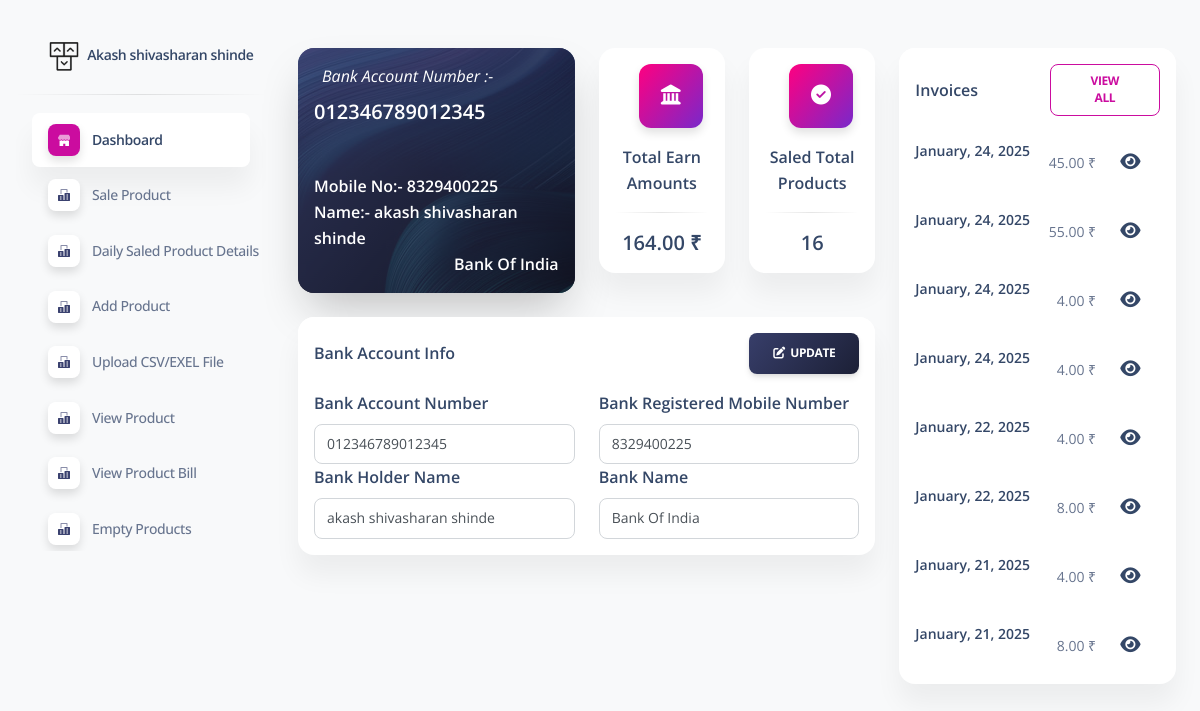
Page /admin-dashboard/pages/billing.php (signed in) on the committed database.
### tables this page shows
CREATE TABLE `personal_info` (
  `id` int(11) NOT NULL,
  `product_seller_email_id` varchar(200) NOT NULL,
  `account_no` varchar(200) NOT NULL,
  `account_holder_name` varchar(200) NOT NULL,
  `bank_name` varchar(200) NOT NULL,
  `mobile_no` varchar(200) NOT NULL,
  `info_added_at` timestamp NOT NULL DEFAULT current_timestamp(),
  `info_updated_at` timestamp NULL DEFAULT NULL ON UPDATE current_timestamp()
);

CREATE TABLE `product_sales` (
  `id` int(11) NOT NULL,
  `product_id` varchar(255) NOT NULL,
  `product_bill_no` varchar(200) NOT NULL,
  `bar_code_no` varchar(255) NOT NULL,
  `artical_no` varchar(255) NOT NULL,
  `brand_name` varchar(255) NOT NULL,
  `category` varchar(200) NOT NULL,
  `male_category` varchar(255) DEFAULT NULL,
  `female_category` varchar(255) DEFAULT NULL,
  `child_male_category` varchar(255) DEFAULT NULL,
  `child_female_category` varchar(255) DEFAULT NULL,
  `other_category` varchar(255) DEFAULT NULL,
  `product_color` varchar(255) NOT NULL,
  `product_size` varchar(255) NOT NULL,
  `quantity` int(11) NOT NULL,
  `aval_quantity` varchar(255) NOT NULL,
  `original_price` int(200) NOT NULL,
  `discount` int(200) NOT NULL,
  `sell_price` decimal(10,2) NOT NULL,
  `created_at` timestamp NOT NULL DEFAULT current_timestamp()
);

### admin-dashboard/pages/billing.php (the view, shortened to what this page needs)
<?php
require '../../conf/db.php';
$email_id = $_SESSION['admin'];
$admin_query = "SELECT full_name, email_id FROM admin WHERE email_id = ?";
$stmt = $conn->prepare($admin_query);
$stmt->bindParam(1, $email_id, PDO::PARAM_INT);
$stmt->execute();
$admin_details = $stmt->fetch(PDO::FETCH_OBJ);
if ($admin_details) {
    $full_name = $admin_details->full_name;
    $email_id = $admin_details->email_id;
} else {
    echo "Admin details not found.";
    exit();
}
$sql = "SELECT * FROM personal_info WHERE product_seller_email_id = :email_id";
$stmt = $conn->prepare($sql);
$stmt->bindParam(':email_id', $email_id, PDO::PARAM_STR);
$stmt->execute();
$shoes_data = $stmt->fetchAll(PDO::FETCH_ASSOC);
$account_no = '';
$mobile_no = '';
$account_holder_name = '';
$bank_name = '';
if (!empty($shoes_data)) {
    $shoe = $shoes_data[0];
    $account_no = $shoe['account_no'];
    $mobile_no = $shoe['mobile_no'];
    $account_holder_name = $shoe['account_holder_name'];
    $bank_name = $shoe['bank_name'];
} else {
    $message = "No shoes found.";
}
$no_shoes_found = empty($shoes_data);
?>
<!DOCTYPE html>
<html lang="en">
<head>
  <link href="../assets/css/nucleo-icons.css" rel="stylesheet" />
  <link href="../assets/css/nucleo-svg.css" rel="stylesheet" />
  <link href="../assets/css/nucleo-svg.css" rel="stylesheet" />
  <link id="pagestyle" href="../assets/css/soft-ui-dashboard.css?v=1.0.7" rel="stylesheet" />
</head>
<body class="g-sidenav-show  bg-gray-100">
      <?php include '../config/sidebar.php'; ?>
  <main class="main-content position-relative max-height-vh-100 h-100 border-radius-lg ">
      <?php include '../config/nav.php'; ?>
    <div class="container-fluid py-4">
      <div class="row">
        <div class="col-lg-8">
          <div class="row">
            <div class="col-xl-6 mb-xl-0 mb-4">
              <div class="card bg-transparent shadow-xl">
                <div class="overflow-hidden position-relative border-radius-xl" style="background-image: url('../assets/img/curved-images/curved14.jpg');">
                  <span class="mask bg-gradient-dark"></span>
                  <div class="card-body position-relative z-index-1 p-3">
                    <i class="text-white p-2">Bank Account Number :-</i>
                    <h5 class="text-white mt-2 mb-5 pb-0">
                      <?php echo $account_no; ?>
                    </h5>
                    <div class="d-flex">
                      <div class="me-4">
                        <h6  class="text-white mb-0">
                          Mobile No:- <?php echo $mobile_no; ?>
                        </h6>
                      </div>
                    </div>
                    <div class="d-flex">
                      <div class="me-4">
                        <h6  class="text-white mb-0">
                          Name:- <?php echo $account_holder_name; ?>
                        </h6>
                      </div>
                    </div>
                    <div class="ms-auto w-100 d-flex align-items-end justify-content-end">
                      <h6  class="text-white mb-0">
                        <?php echo $bank_name; ?>
                      </h6>
                    </div>
                  </div>
                </div>
              </div>
            </div>
            <div class="col-xl-6">
              <div class="row">
                <div class="col-md-6">
                  <div class="card">
                    <div class="card-header mx-4 p-3 text-center">
                      <div class="icon icon-shape icon-lg bg-gradient-primary shadow text-center border-radius-lg">
                        <i class="fas fa-landmark opacity-10"></i>
                      </div>
                    </div>
                    <div class="card-body pt-0 p-3 text-center">
                      <h6 class="text-center mb-0">Total Earn Amounts</h6>
                      <hr class="horizontal dark my-3">
                      <?php
                        $sql = "SELECT *, SUM(sell_price) as total_prices FROM product_sales";
                        $stmt = $conn->prepare($sql);
                        $stmt->execute();
                        $credit_card_data = $stmt->fetchAll(PDO::FETCH_ASSOC);
                        if (!empty($credit_card_data)) {
                          foreach ($credit_card_data as $credit_card) {
                      ?>
                      <h5 class="mb-0"><?php echo htmlspecialchars($credit_card['total_prices']); ?>&nbsp;₹</h5>
                      <?php
                          }
                        }
                      ?>
                    </div>
                  </div>
                </div>
                <div class="col-md-6 mt-md-0 mt-4">
                  <div class="card">
                    <div class="card-header mx-4 p-3 text-center">
                      <div class="icon icon-shape icon-lg bg-gradient-primary shadow text-center border-radius-lg">
                        <i class="fas fa-check-circle opacity-10"></i>
                      </div>
                    </div>
                    <div class="card-body pt-0 p-3 text-center">
                      <h6 class="text-center mb-0">Saled Total Products</h6>
                      <hr class="horizontal dark my-3">
                      <?php
                        $sql = "SELECT * FROM product_sales";
                        $stmt = $conn->prepare($sql);
                        $stmt->execute();
                        $credit_card_data = $stmt->fetchAll(PDO::FETCH_ASSOC);
                        $total_count = count($credit_card_data);
                      ?>
                      <h5 class="mb-0">
                        <?php echo $total_count; ?>
                      </h5>
                    </div>
                  </div>
                </div>
              </div>
            </div>
            <div class="col-md-12 mb-lg-0 mb-4">
              <div class="card mt-4">
                <form class="multisteps-form__form" method="POST" action="" enctype="multipart/form-data">
                  <div class="card-header pb-0 p-3">
                    <div class="row">
                      <div class="col-6 d-flex align-items-center">
                        <h6 class="mb-0">Bank Account Info</h6>
                      </div>
                      <div class="col-6 text-end">
                        <a href="javascript:;">
                          <button class="btn bg-gradient-dark mb-0" name="update_bank_account_info" type="submit">
                              <i class="fas fa-edit"></i>&nbsp;&nbsp;<?php echo $no_shoes_found ? 'Insert' : 'Update'; ?>
                          </button>
                        </a>
                      </div>
                    </div>
                  </div>
                  <div class="card-body p-3">
                    <div class="row">
                      <div class="col-md-6 mb-md-0 mb-4">
                        <h6>Bank Account Number</h6>
                        <input value="<?php echo $account_no; ?>" name="account_no" id="numbersInput" oninput="validateNumbers(this)" class="multisteps-form__input form-control" type="text" required />
                        </div>
                        <div class="col-md-6">
                        <h6>Bank Registered Mobile Number</h6>
                        <input value="<?php echo $mobile_no; ?>" name="mobile_no" id="numbersInput" oninput="validateNumbers(this)" class="multisteps-form__input form-control" type="text" required />
                      </div>
                    </div>
                    <div class="row">
                      <div class="col-md-6 mb-md-0 mb-4">
                        <h6>Bank Holder Name</h6>
                        <input value="<?php echo $account_holder_name; ?>" name="account_holder_name" id="lettersInput" oninput="validateLetters(this)" class="multisteps-form__input form-control" type="text" required />
                      </div>
                      <div class="col-md-6">
                        <h6>Bank Name</h6>
                        <input value="<?php echo $bank_name; ?>" name="bank_name" id="lettersInput" oninput="validateLetters(this)" class="multisteps-form__input form-control" type="text" required />
                      </div>
                    </div>
                  </div>
                </form>
              </div>
            </div>
          </div>
        </div>
        <div class="col-lg-4">
          <div class="card h-100">
            <div class="card-header pb-0 p-3">
              <div class="row">
                <div class="col-6 d-flex align-items-center">
                  <h6 class="mb-0">Invoices</h6>
                </div>
                <div class="col-6 text-end">
                  <a href="../new/all_bill_view.php">
                    <button class="btn btn-outline-primary btn-sm mb-0">View All</button>
                  </a>
                </div>
              </div>
            </div>
            <div class="card-body p-3 pb-0">
              <ul class="list-group">
                <?php
                  $sql = "SELECT * FROM product_sales
                          ORDER BY created_at DESC
                          LIMIT 8
                          ";
                  $stmt = $conn->prepare($sql);
                  $stmt->execute();
                  $show_data = $stmt->fetchAll(PDO::FETCH_ASSOC);
                  if (!empty($show_data)) {
                    foreach ($show_data as $show_datas) {
                ?>
                  <li class="list-group-item border-0 d-flex justify-content-between ps-0 mb-2 border-radius-lg">
                    <div class="d-flex flex-column">
                      <h6 class="mb-1 text-dark font-weight-bold text-sm">
                        <?php
                          $date = new DateTime($show_datas['created_at']);
                          echo htmlspecialchars($date->format('F, d, Y'));
                        ?>
                      </h6>
                    </div>
                    <div class="d-flex align-items-center text-sm">
                      <?php echo htmlspecialchars($show_datas['sell_price']); ?>&nbsp;₹
                      <button class="btn btn-link text-dark text-sm mb-0 px-0 ms-4">
                      <a href="../new/single_bill_view.php?
                              product_name=<?php echo htmlspecialchars($show_datas['product_name']); ?>&
                              product_price=<?php echo htmlspecialchars($show_datas['sell_price']); ?>&
                              created_at=<?php echo htmlspecialchars($show_datas['created_at']); ?>
                      ">
                        <i class="fas fa-eye text-lg me-1"></i>
                      </a>
                      </button>
                    </div>
                  </li>
                <?php
                    }
                  }
                ?>
              </ul>
            </div>
          </div>
        </div>
      </div>
    </div>
  </main>
</body>
</html>

### admin-dashboard/config/sidebar.php (shortened to what this page needs)
<aside class="sidenav navbar navbar-vertical navbar-expand-xs border-0 border-radius-xl my-3 fixed-start ms-3 " id="sidenav-main">
  <div class="sidenav-header">
    <a class="navbar-brand m-0" target="_blank">
      <img src="../assets/img/logo-ct-dark.png" class="navbar-brand-img h-100" alt="main_logo">
      <span class="ms-1 font-weight-bold"><?php echo $full_name; ?></span>
    </a>
  </div>
  <hr class="horizontal dark mt-0">
  <div class="collapse navbar-collapse  w-auto " id="sidenav-collapse-main">
    <ul class="navbar-nav">
      <li class="nav-item">
        <a class="nav-link  active" href="../pages/dashboard.php">
          <div class="icon icon-shape icon-sm shadow border-radius-md bg-white text-center me-2 d-flex align-items-center justify-content-center">
          </div>
          <span class="nav-link-text ms-1">Dashboard</span>
        </a>
      </li>
      <li class="nav-item">
        <a class="nav-link  " href="../../admin-dashboard/pages/manage_daily.php">
          <div class="icon icon-shape icon-sm shadow border-radius-md bg-white text-center me-2 d-flex align-items-center justify-content-center">
          </div>
          <span class="nav-link-text ms-1">Sale Product</span>
        </a>
      </li>
      <li class="nav-item">
        <a class="nav-link  " href="../../admin-dashboard/pages/display_daily_report.php">
          <div class="icon icon-shape icon-sm shadow border-radius-md bg-white text-center me-2 d-flex align-items-center justify-content-center">
          </div>
          <span class="nav-link-text ms-1">Daily Saled Product Details</span>
        </a>
      </li>
      <li class="nav-item">
        <a class="nav-link  " href="../../address/add_product.php">
          <div class="icon icon-shape icon-sm shadow border-radius-md bg-white text-center me-2 d-flex align-items-center justify-content-center">
          </div>
          <span class="nav-link-text ms-1">Add Product</span>
        </a>
      </li>
      <li class="nav-item">
        <a class="nav-link  " href="../new/upload_csv_exel.php">
          <div class="icon icon-shape icon-sm shadow border-radius-md bg-white text-center me-2 d-flex align-items-center justify-content-center">
          </div>
          <span class="nav-link-text ms-1">Upload CSV/EXEL File</span>
        </a>
      </li>
      <li class="nav-item">
        <a class="nav-link  " href="../pages/update_product_all.php">
          <div class="icon icon-shape icon-sm shadow border-radius-md bg-white text-center me-2 d-flex align-items-center justify-content-center">
          </div>
          <span class="nav-link-text ms-1">View Product</span>
        </a>
      </li>
      <li class="nav-item">
        <a class="nav-link  " href="../new/list.php">
          <div class="icon icon-shape icon-sm shadow border-radius-md bg-white text-center me-2 d-flex align-items-center justify-content-center">
          </div>
          <span class="nav-link-text ms-1">View Product Bill</span>
        </a>
      </li>
      <li class="nav-item">
        <a class="nav-link  " href="../new/empty_product.php">
          <div class="icon icon-shape icon-sm shadow border-radius-md bg-white text-center me-2 d-flex align-items-center justify-content-center">
          </div>
          <span class="nav-link-text ms-1">Empty Products</span>
        </a>
      </li>
    </ul>
  </div>
</aside>

### admin-dashboard/config/nav.php (shortened to what this page needs)
<nav class="navbar navbar-main navbar-expand-lg px-0 mx-4 shadow-none border-radius-xl" id="navbarBlur" navbar-scroll="true">
  <div class="container-fluid py-1 px-3">
  </div>
</nav>

### admin-dashboard/assets/css/nucleo-svg.css (style rules this page uses)
.icon { display: inline-block; color: #111111; height: 1em; width: 1em; }
.icon-sm { height: 0.8em; width: 0.8em; }
.icon-lg { height: 1.6em; width: 1.6em; }
.icon { fill: currentColor; stroke: none; }

### rows in the picture
personal_info: account_no "012346789012345", mobile_no "8329400225", account_holder_name "akash shivasharan shinde", bank_name "Bank Of India"
product_sales: total_prices "164.00"
product_sales: created_at "January, 24, 2025", sell_price "45.00"
product_sales: created_at "January, 24, 2025", sell_price "55.00"
product_sales: created_at "January, 24, 2025", sell_price "4.00"
product_sales: created_at "January, 24, 2025", sell_price "4.00"
product_sales: created_at "January, 22, 2025", sell_price "4.00"
product_sales: created_at "January, 22, 2025", sell_price "8.00"
product_sales: created_at "January, 21, 2025", sell_price "4.00"
product_sales: created_at "January, 21, 2025", sell_price "8.00"

### other values in the picture
$full_name "Akash shivasharan shinde"
$total_count "16"
